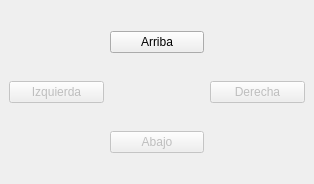
<?xml version="1.0" encoding="UTF-8"?>
<ui version="4.0">
 <class>MainWindow</class>
 <widget class="QMainWindow" name="MainWindow">
  <property name="geometry">
   <rect>
    <x>0</x>
    <y>0</y>
    <width>314</width>
    <height>184</height>
   </rect>
  </property>
  <property name="windowTitle">
   <string>MainWindow</string>
  </property>
  <widget class="QWidget" name="centralwidget">
   <layout class="QGridLayout" name="gridLayout_2">
    <item row="2" column="3">
     <widget class="QPushButton" name="btnDerecha">
      <property name="enabled">
       <bool>false</bool>
      </property>
      <property name="text">
       <string>Derecha</string>
      </property>
     </widget>
    </item>
    <item row="0" column="2">
     <widget class="QPushButton" name="btnArriba">
      <property name="text">
       <string>Arriba</string>
      </property>
     </widget>
    </item>
    <item row="3" column="2">
     <widget class="QPushButton" name="btnAbajo">
      <property name="enabled">
       <bool>false</bool>
      </property>
      <property name="text">
       <string>Abajo</string>
      </property>
     </widget>
    </item>
    <item row="2" column="0">
     <widget class="QPushButton" name="btnIzquierda">
      <property name="enabled">
       <bool>false</bool>
      </property>
      <property name="text">
       <string>Izquierda</string>
      </property>
     </widget>
    </item>
   </layout>
  </widget>
 </widget>
 <resources/>
 <connections/>
</ui>
